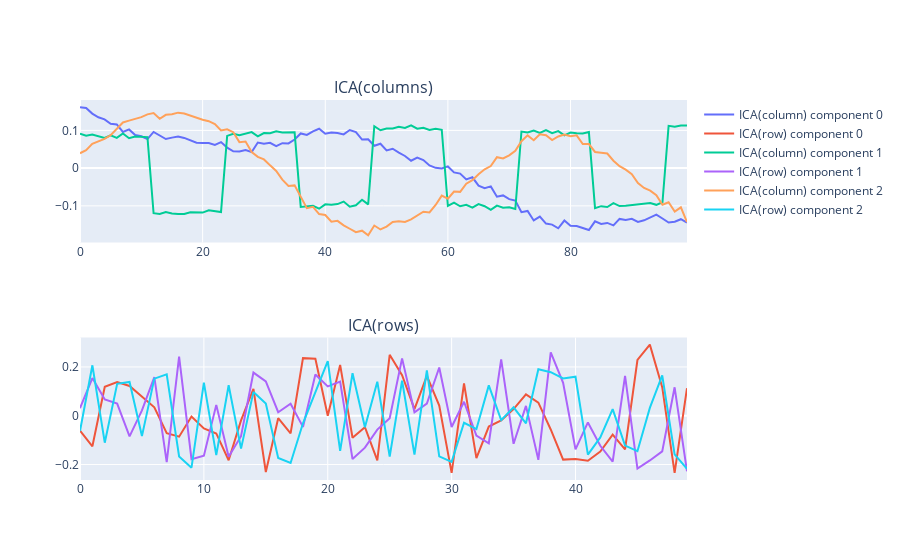

Notebook code for this chart:
### Markdown cell above
Our data matrix, _idps_, is now a n_samples x n_idps matrix. The linear combination of the signal is to be found in each column.

### 2.1 Apply ICA to find the underlying signal in the columns
Now, we will apply ICA onto our data matrix. The FastICA algorithm implemented in python expects the samples to be in the columns.

### Code cell
from sklearn.decomposition import FastICA

n_components = n_sources

ica = FastICA(n_components)
components = ica.fit_transform(idps)
componentsT = ica.fit_transform(idps.T)

figure = make_subplots(2, 1, subplot_titles=['ICA (columns)','ICA (rows)'])
for i in range(n_components):
    figure.add_trace(
        go.Scatter(
            x=np.arange(n_samples),
            y=components[:, i],
            mode='lines',
            name=f'ICA (column) component {i}'
        ),
        row=1,
        col=1
    )
    figure.add_trace(
        go.Scatter(
            x=np.arange(n_samples),
            y=componentsT[:, i],
            mode='lines',
            name=f'ICA (row) component {i}'
        ),
        row=2,
        col=1
    )

iplot(figure)
